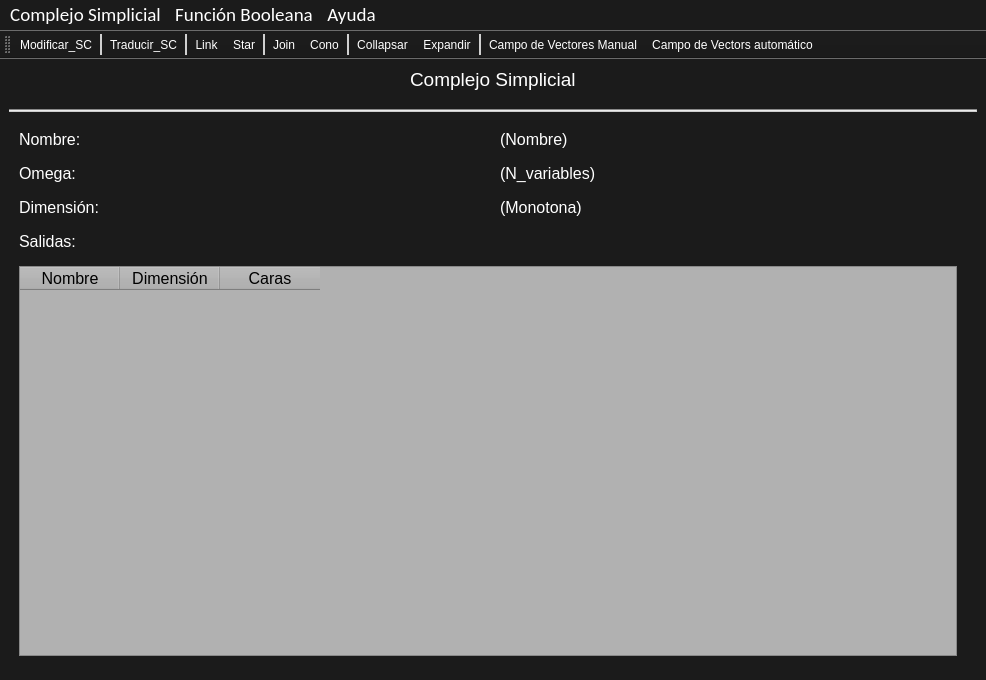
<?xml version="1.0" encoding="UTF-8"?>
<ui version="4.0">
 <class>TFG</class>
 <widget class="QMainWindow" name="TFG">
  <property name="geometry">
   <rect>
    <x>0</x>
    <y>0</y>
    <width>986</width>
    <height>680</height>
   </rect>
  </property>
  <property name="sizePolicy">
   <sizepolicy hsizetype="Preferred" vsizetype="Preferred">
    <horstretch>0</horstretch>
    <verstretch>0</verstretch>
   </sizepolicy>
  </property>
  <property name="font">
   <font>
    <family>Arial</family>
    <pointsize>20</pointsize>
   </font>
  </property>
  <property name="windowTitle">
   <string>TFG Pablo Ascorbe</string>
  </property>
  <property name="windowIcon">
   <iconset>
    <normaloff>../Recursos/icono.ico</normaloff>../Recursos/icono.ico</iconset>
  </property>
  <property name="styleSheet">
   <string notr="true">QWidget{
background-image: url(:/images/fondo.png);
background-color: rgb(27, 27, 27);
color: rgb(255, 255, 255);
}

QToolBar QToolButton{
color: rgb(255, 255, 255);
background-color:transparent;}

QToolBar QToolButton:hover{
	background-color: rgb(100, 100, 100);
}

QToolBar::separator{
	background-color: rgb(208, 208, 208);
	width: 2px;
}


QMenuBar::item:selected{
	background-color: rgb(100, 100, 100);
}

QMenu::item:selected{
	background-color: rgb(100, 100, 100);
}
</string>
  </property>
  <widget class="QWidget" name="centralwidget">
   <property name="enabled">
    <bool>true</bool>
   </property>
   <layout class="QGridLayout" name="gridLayout_2">
    <property name="sizeConstraint">
     <enum>QLayout::SetDefaultConstraint</enum>
    </property>
    <property name="horizontalSpacing">
     <number>11</number>
    </property>
    <property name="verticalSpacing">
     <number>18</number>
    </property>
    <item row="0" column="0" alignment="Qt::AlignHCenter">
     <widget class="QLabel" name="label_2">
      <property name="maximumSize">
       <size>
        <width>16777215</width>
        <height>30</height>
       </size>
      </property>
      <property name="font">
       <font>
        <pointsize>14</pointsize>
       </font>
      </property>
      <property name="text">
       <string>Complejo Simplicial</string>
      </property>
     </widget>
    </item>
    <item row="2" column="0">
     <layout class="QHBoxLayout" name="horizontalLayout" stretch="0,0">
      <item>
       <layout class="QGridLayout" name="gridLayout_fijo">
        <property name="leftMargin">
         <number>10</number>
        </property>
        <property name="rightMargin">
         <number>10</number>
        </property>
        <property name="bottomMargin">
         <number>15</number>
        </property>
        <property name="horizontalSpacing">
         <number>24</number>
        </property>
        <property name="verticalSpacing">
         <number>15</number>
        </property>
        <item row="0" column="1">
         <widget class="QLabel" name="label_nombre_sc">
          <property name="font">
           <font>
            <pointsize>12</pointsize>
           </font>
          </property>
          <property name="text">
           <string>(Nombre)</string>
          </property>
         </widget>
        </item>
        <item row="1" column="1">
         <widget class="QLabel" name="label_omega">
          <property name="font">
           <font>
            <pointsize>12</pointsize>
           </font>
          </property>
          <property name="text">
           <string>(N_variables)</string>
          </property>
         </widget>
        </item>
        <item row="3" column="0" colspan="2">
         <widget class="QLabel" name="label_3">
          <property name="font">
           <font>
            <pointsize>12</pointsize>
           </font>
          </property>
          <property name="text">
           <string>Salidas:</string>
          </property>
         </widget>
        </item>
        <item row="0" column="0">
         <widget class="QLabel" name="label">
          <property name="font">
           <font>
            <pointsize>12</pointsize>
           </font>
          </property>
          <property name="text">
           <string>Nombre:</string>
          </property>
         </widget>
        </item>
        <item row="1" column="0">
         <widget class="QLabel" name="label_4">
          <property name="font">
           <font>
            <pointsize>12</pointsize>
           </font>
          </property>
          <property name="text">
           <string>Omega:</string>
          </property>
         </widget>
        </item>
        <item row="2" column="1">
         <widget class="QLabel" name="label_dimension">
          <property name="font">
           <font>
            <pointsize>12</pointsize>
           </font>
          </property>
          <property name="text">
           <string>(Monotona)</string>
          </property>
         </widget>
        </item>
        <item row="2" column="0">
         <widget class="QLabel" name="label_5">
          <property name="font">
           <font>
            <pointsize>12</pointsize>
           </font>
          </property>
          <property name="text">
           <string>Dimensión:</string>
          </property>
         </widget>
        </item>
        <item row="4" column="0" colspan="2">
         <widget class="QTableWidget" name="tableWidget">
          <property name="styleSheet">
           <string notr="true">color: rgb(0, 0, 0);
background-color: rgb(177, 177, 177);</string>
          </property>
          <column>
           <property name="text">
            <string>Nombre</string>
           </property>
           <property name="font">
            <font>
             <pointsize>12</pointsize>
            </font>
           </property>
          </column>
          <column>
           <property name="text">
            <string>Dimensión</string>
           </property>
           <property name="font">
            <font>
             <pointsize>12</pointsize>
            </font>
           </property>
          </column>
          <column>
           <property name="text">
            <string>Caras</string>
           </property>
           <property name="font">
            <font>
             <pointsize>12</pointsize>
            </font>
           </property>
          </column>
         </widget>
        </item>
       </layout>
      </item>
      <item>
       <layout class="QGridLayout" name="gridLayout_dinamico">
        <property name="leftMargin">
         <number>5</number>
        </property>
        <property name="rightMargin">
         <number>5</number>
        </property>
        <property name="bottomMargin">
         <number>15</number>
        </property>
        <property name="horizontalSpacing">
         <number>15</number>
        </property>
        <property name="verticalSpacing">
         <number>12</number>
        </property>
       </layout>
      </item>
     </layout>
    </item>
    <item row="1" column="0">
     <widget class="Line" name="line">
      <property name="styleSheet">
       <string notr="true">background-color: rgb(204, 204, 204);</string>
      </property>
      <property name="orientation">
       <enum>Qt::Horizontal</enum>
      </property>
     </widget>
    </item>
   </layout>
  </widget>
  <widget class="QMenuBar" name="menubar">
   <property name="geometry">
    <rect>
     <x>0</x>
     <y>0</y>
     <width>986</width>
     <height>29</height>
    </rect>
   </property>
   <property name="font">
    <font>
     <family>Calibri</family>
     <pointsize>14</pointsize>
    </font>
   </property>
   <widget class="QMenu" name="menuComplejo_Simplicial">
    <property name="font">
     <font>
      <family>MS Shell Dlg 2</family>
      <pointsize>12</pointsize>
     </font>
    </property>
    <property name="title">
     <string>Complejo Simplicial</string>
    </property>
    <addaction name="actionNuevo_sc"/>
    <addaction name="actionCargar_sc"/>
    <addaction name="actionGuardar_sc"/>
    <addaction name="actionListar_sc"/>
   </widget>
   <widget class="QMenu" name="menuFunci_n_Booleana">
    <property name="font">
     <font>
      <family>MS Shell Dlg 2</family>
      <pointsize>12</pointsize>
     </font>
    </property>
    <property name="title">
     <string>Función Booleana</string>
    </property>
    <addaction name="actionNuevo_bf"/>
    <addaction name="actionCargar_bf"/>
    <addaction name="actionGuardar_bf"/>
    <addaction name="actionListar_bf"/>
   </widget>
   <widget class="QMenu" name="menuAyuda">
    <property name="font">
     <font>
      <family>MS Shell Dlg 2</family>
      <pointsize>12</pointsize>
     </font>
    </property>
    <property name="title">
     <string>Ayuda</string>
    </property>
    <addaction name="actionAyuda"/>
    <addaction name="separator"/>
    <addaction name="actionAcerca"/>
   </widget>
   <addaction name="menuComplejo_Simplicial"/>
   <addaction name="menuFunci_n_Booleana"/>
   <addaction name="menuAyuda"/>
  </widget>
  <widget class="QToolBar" name="toolBar">
   <property name="minimumSize">
    <size>
     <width>0</width>
     <height>0</height>
    </size>
   </property>
   <property name="windowTitle">
    <string>toolBar</string>
   </property>
   <property name="orientation">
    <enum>Qt::Horizontal</enum>
   </property>
   <property name="iconSize">
    <size>
     <width>32</width>
     <height>32</height>
    </size>
   </property>
   <property name="floatable">
    <bool>true</bool>
   </property>
   <attribute name="toolBarArea">
    <enum>TopToolBarArea</enum>
   </attribute>
   <attribute name="toolBarBreak">
    <bool>false</bool>
   </attribute>
   <addaction name="actionModificar_SC"/>
   <addaction name="separator"/>
   <addaction name="actionTraducir_SC"/>
   <addaction name="separator"/>
   <addaction name="actionLink"/>
   <addaction name="actionStar"/>
   <addaction name="separator"/>
   <addaction name="actionJoin"/>
   <addaction name="actionCono"/>
   <addaction name="separator"/>
   <addaction name="actionCollapsar"/>
   <addaction name="actionExpandir"/>
   <addaction name="separator"/>
   <addaction name="actionCampo_de_Vectores_Manual"/>
   <addaction name="actionCampo_de_Vectors_autom_tico"/>
  </widget>
  <action name="actionNuevo_sc">
   <property name="text">
    <string>Nuevo</string>
   </property>
   <property name="shortcut">
    <string>Ctrl+N</string>
   </property>
  </action>
  <action name="actionCargar_sc">
   <property name="text">
    <string>Cargar</string>
   </property>
  </action>
  <action name="actionGuardar_sc">
   <property name="text">
    <string>Guardar</string>
   </property>
  </action>
  <action name="actionListar_sc">
   <property name="text">
    <string>Listar</string>
   </property>
  </action>
  <action name="actionNuevo_bf">
   <property name="text">
    <string>Nuevo</string>
   </property>
  </action>
  <action name="actionCargar_bf">
   <property name="text">
    <string>Cargar</string>
   </property>
  </action>
  <action name="actionGuardar_bf">
   <property name="text">
    <string>Guardar</string>
   </property>
  </action>
  <action name="actionListar_bf">
   <property name="text">
    <string>Listar</string>
   </property>
  </action>
  <action name="actionAyuda">
   <property name="text">
    <string>Ayuda de TFG Pablo Ascorbe</string>
   </property>
  </action>
  <action name="actionAcerca">
   <property name="text">
    <string>Acerca de la aplicación</string>
   </property>
  </action>
  <action name="actionModificar_SC">
   <property name="icon">
    <iconset resource="../Recursos/resources.qrc">
     <normaloff>:/images/edit.ico</normaloff>:/images/edit.ico</iconset>
   </property>
   <property name="text">
    <string>Modificar_SC</string>
   </property>
   <property name="toolTip">
    <string>Modificar el Complejo Simplicial</string>
   </property>
   <property name="shortcut">
    <string>Ctrl+1</string>
   </property>
  </action>
  <action name="actionTraducir_SC">
   <property name="icon">
    <iconset resource="../Recursos/resources.qrc">
     <normaloff>:/images/translation_sc_to_bf.ico</normaloff>:/images/translation_sc_to_bf.ico</iconset>
   </property>
   <property name="text">
    <string>Traducir_SC</string>
   </property>
   <property name="toolTip">
    <string>Traducir el complejo simplicial a una función booleana</string>
   </property>
  </action>
  <action name="actionLink">
   <property name="icon">
    <iconset resource="../Recursos/resources.qrc">
     <normaloff>:/images/link.ico</normaloff>:/images/link.ico</iconset>
   </property>
   <property name="text">
    <string>Link</string>
   </property>
   <property name="toolTip">
    <string>Calcular Link para un símplice</string>
   </property>
  </action>
  <action name="actionStar">
   <property name="icon">
    <iconset resource="../Recursos/resources.qrc">
     <normaloff>:/images/star.ico</normaloff>:/images/star.ico</iconset>
   </property>
   <property name="text">
    <string>Star</string>
   </property>
   <property name="toolTip">
    <string>Calcular Star para un símplice</string>
   </property>
  </action>
  <action name="actionJoin">
   <property name="icon">
    <iconset resource="../Recursos/resources.qrc">
     <normaloff>:/images/join.ico</normaloff>:/images/join.ico</iconset>
   </property>
   <property name="text">
    <string>Join</string>
   </property>
   <property name="toolTip">
    <string>Calcular el Join del complejo simplicial con otro a seleccionar</string>
   </property>
  </action>
  <action name="actionCono">
   <property name="icon">
    <iconset resource="../Recursos/resources.qrc">
     <normaloff>:/images/cone.ico</normaloff>:/images/cone.ico</iconset>
   </property>
   <property name="text">
    <string>Cono</string>
   </property>
   <property name="toolTip">
    <string>Calcular el cono del Complejo Simplicial</string>
   </property>
  </action>
  <action name="actionCollapsar">
   <property name="icon">
    <iconset resource="../Recursos/resources.qrc">
     <normaloff>:/images/collapse.ico</normaloff>:/images/collapse.ico</iconset>
   </property>
   <property name="text">
    <string>Collapsar</string>
   </property>
   <property name="toolTip">
    <string>Collapsar el Complejo Simplicial</string>
   </property>
  </action>
  <action name="actionExpandir">
   <property name="icon">
    <iconset resource="../Recursos/resources.qrc">
     <normaloff>:/images/expand.ico</normaloff>:/images/expand.ico</iconset>
   </property>
   <property name="text">
    <string>Expandir</string>
   </property>
   <property name="toolTip">
    <string>Expandir el Complejo Simplicial</string>
   </property>
  </action>
  <action name="actionCampo_de_Vectores_Manual">
   <property name="icon">
    <iconset resource="../Recursos/resources.qrc">
     <normaloff>:/images/manual_vf.ico</normaloff>:/images/manual_vf.ico</iconset>
   </property>
   <property name="text">
    <string>Campo de Vectores Manual</string>
   </property>
   <property name="toolTip">
    <string>Calcular un campo de vectores manualmente</string>
   </property>
  </action>
  <action name="actionCampo_de_Vectors_autom_tico">
   <property name="icon">
    <iconset resource="../Recursos/resources.qrc">
     <normaloff>:/images/auto_vf.ico</normaloff>:/images/auto_vf.ico</iconset>
   </property>
   <property name="text">
    <string>Campo de Vectors automático</string>
   </property>
   <property name="toolTip">
    <string>Calcular un campo de vectores automáticamente</string>
   </property>
  </action>
 </widget>
 <resources>
  <include location="../Recursos/resources.qrc"/>
 </resources>
 <connections/>
</ui>
